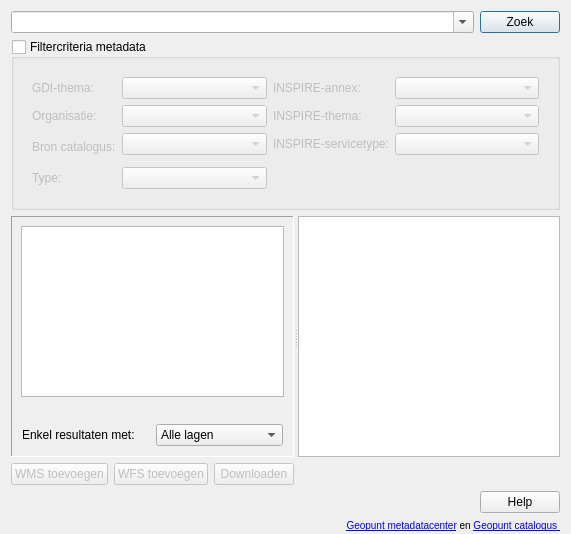
<?xml version="1.0" encoding="UTF-8"?>
<ui version="4.0">
 <class>geopunt4QgisDataCatalogDlg</class>
 <widget class="QDialog" name="geopunt4QgisDataCatalogDlg">
  <property name="geometry">
   <rect>
    <x>0</x>
    <y>0</y>
    <width>571</width>
    <height>534</height>
   </rect>
  </property>
  <property name="minimumSize">
   <size>
    <width>360</width>
    <height>400</height>
   </size>
  </property>
  <property name="windowTitle">
   <string>Geopunt-catalogus</string>
  </property>
  <property name="windowIcon">
   <iconset resource="resources.qrc">
    <normaloff>:/plugins/geopunt4Qgis/images/geopuntDataCatalogusSmall.png</normaloff>:/plugins/geopunt4Qgis/images/geopuntDataCatalogusSmall.png</iconset>
  </property>
  <layout class="QVBoxLayout" name="verticalLayout">
   <property name="bottomMargin">
    <number>2</number>
   </property>
   <item>
    <layout class="QHBoxLayout" name="horizontalLayout">
     <item>
      <widget class="QComboBox" name="zoekTxt">
       <property name="sizePolicy">
        <sizepolicy hsizetype="Expanding" vsizetype="Fixed">
         <horstretch>0</horstretch>
         <verstretch>0</verstretch>
        </sizepolicy>
       </property>
       <property name="editable">
        <bool>true</bool>
       </property>
      </widget>
     </item>
     <item>
      <widget class="QPushButton" name="zoekBtn">
       <property name="text">
        <string>Zoek</string>
       </property>
       <property name="icon">
        <iconset resource="resources.qrc">
         <normaloff>:/plugins/geopunt4Qgis/images/magnifyingGlass.png</normaloff>:/plugins/geopunt4Qgis/images/magnifyingGlass.png</iconset>
       </property>
       <property name="checkable">
        <bool>false</bool>
       </property>
       <property name="autoDefault">
        <bool>true</bool>
       </property>
       <property name="default">
        <bool>true</bool>
       </property>
       <property name="flat">
        <bool>false</bool>
       </property>
      </widget>
     </item>
    </layout>
   </item>
   <item>
    <widget class="QGroupBox" name="filterBox">
     <property name="title">
      <string>Filtercriteria metadata</string>
     </property>
     <property name="checkable">
      <bool>true</bool>
     </property>
     <property name="checked">
      <bool>false</bool>
     </property>
     <layout class="QVBoxLayout" name="verticalLayout_3">
      <item>
       <widget class="QWidget" name="filterWgt" native="true">
        <property name="sizePolicy">
         <sizepolicy hsizetype="Preferred" vsizetype="Minimum">
          <horstretch>0</horstretch>
          <verstretch>0</verstretch>
         </sizepolicy>
        </property>
        <layout class="QGridLayout" name="gridLayout">
         <item row="6" column="0" rowspan="2">
          <widget class="QLabel" name="bronLbl">
           <property name="sizePolicy">
            <sizepolicy hsizetype="Minimum" vsizetype="Minimum">
             <horstretch>0</horstretch>
             <verstretch>0</verstretch>
            </sizepolicy>
           </property>
           <property name="text">
            <string>Bron catalogus:</string>
           </property>
          </widget>
         </item>
         <item row="5" column="3">
          <widget class="QComboBox" name="INSPIREthemaCbx">
           <property name="sizePolicy">
            <sizepolicy hsizetype="Expanding" vsizetype="Fixed">
             <horstretch>0</horstretch>
             <verstretch>0</verstretch>
            </sizepolicy>
           </property>
           <property name="sizeIncrement">
            <size>
             <width>0</width>
             <height>0</height>
            </size>
           </property>
           <property name="sizeAdjustPolicy">
            <enum>QComboBox::AdjustToContents</enum>
           </property>
           <property name="frame">
            <bool>true</bool>
           </property>
          </widget>
         </item>
         <item row="4" column="1">
          <widget class="QComboBox" name="GDIThemaCbx">
           <property name="sizePolicy">
            <sizepolicy hsizetype="Expanding" vsizetype="Fixed">
             <horstretch>0</horstretch>
             <verstretch>0</verstretch>
            </sizepolicy>
           </property>
           <property name="sizeIncrement">
            <size>
             <width>0</width>
             <height>0</height>
            </size>
           </property>
           <property name="sizeAdjustPolicy">
            <enum>QComboBox::AdjustToContents</enum>
           </property>
           <property name="frame">
            <bool>true</bool>
           </property>
          </widget>
         </item>
         <item row="5" column="1">
          <widget class="QComboBox" name="organisatiesCbx">
           <property name="sizePolicy">
            <sizepolicy hsizetype="Expanding" vsizetype="Fixed">
             <horstretch>0</horstretch>
             <verstretch>0</verstretch>
            </sizepolicy>
           </property>
           <property name="sizeIncrement">
            <size>
             <width>0</width>
             <height>0</height>
            </size>
           </property>
           <property name="sizeAdjustPolicy">
            <enum>QComboBox::AdjustToContents</enum>
           </property>
           <property name="frame">
            <bool>true</bool>
           </property>
          </widget>
         </item>
         <item row="5" column="0">
          <widget class="QLabel" name="organisatiesLbl">
           <property name="sizePolicy">
            <sizepolicy hsizetype="Minimum" vsizetype="Minimum">
             <horstretch>0</horstretch>
             <verstretch>0</verstretch>
            </sizepolicy>
           </property>
           <property name="text">
            <string>Organisatie:</string>
           </property>
          </widget>
         </item>
         <item row="4" column="0">
          <widget class="QLabel" name="GDIthemalbl">
           <property name="sizePolicy">
            <sizepolicy hsizetype="Minimum" vsizetype="Minimum">
             <horstretch>0</horstretch>
             <verstretch>0</verstretch>
            </sizepolicy>
           </property>
           <property name="text">
            <string>GDI-thema: </string>
           </property>
          </widget>
         </item>
         <item row="6" column="1">
          <widget class="QComboBox" name="bronCbx">
           <property name="sizePolicy">
            <sizepolicy hsizetype="Expanding" vsizetype="Fixed">
             <horstretch>0</horstretch>
             <verstretch>0</verstretch>
            </sizepolicy>
           </property>
           <property name="sizeIncrement">
            <size>
             <width>0</width>
             <height>0</height>
            </size>
           </property>
           <property name="sizeAdjustPolicy">
            <enum>QComboBox::AdjustToContents</enum>
           </property>
           <property name="frame">
            <bool>true</bool>
           </property>
          </widget>
         </item>
         <item row="5" column="2">
          <widget class="QLabel" name="INSPIREthemaLbl">
           <property name="sizePolicy">
            <sizepolicy hsizetype="Minimum" vsizetype="Minimum">
             <horstretch>0</horstretch>
             <verstretch>0</verstretch>
            </sizepolicy>
           </property>
           <property name="text">
            <string>INSPIRE-thema:</string>
           </property>
          </widget>
         </item>
         <item row="4" column="2">
          <widget class="QLabel" name="INSPIREannexLbl">
           <property name="sizePolicy">
            <sizepolicy hsizetype="Minimum" vsizetype="Minimum">
             <horstretch>0</horstretch>
             <verstretch>0</verstretch>
            </sizepolicy>
           </property>
           <property name="text">
            <string>INSPIRE-annex:</string>
           </property>
          </widget>
         </item>
         <item row="4" column="3">
          <widget class="QComboBox" name="INSPIREannexCbx">
           <property name="sizePolicy">
            <sizepolicy hsizetype="Expanding" vsizetype="Fixed">
             <horstretch>0</horstretch>
             <verstretch>0</verstretch>
            </sizepolicy>
           </property>
           <property name="sizeIncrement">
            <size>
             <width>0</width>
             <height>0</height>
            </size>
           </property>
           <property name="sizeAdjustPolicy">
            <enum>QComboBox::AdjustToContents</enum>
           </property>
           <property name="frame">
            <bool>true</bool>
           </property>
          </widget>
         </item>
         <item row="6" column="2">
          <widget class="QLabel" name="INSPIREserviceLbl">
           <property name="sizePolicy">
            <sizepolicy hsizetype="Minimum" vsizetype="Minimum">
             <horstretch>0</horstretch>
             <verstretch>0</verstretch>
            </sizepolicy>
           </property>
           <property name="text">
            <string>INSPIRE-servicetype:</string>
           </property>
          </widget>
         </item>
         <item row="6" column="3">
          <widget class="QComboBox" name="INSPIREserviceCbx">
           <property name="sizePolicy">
            <sizepolicy hsizetype="Expanding" vsizetype="Fixed">
             <horstretch>0</horstretch>
             <verstretch>0</verstretch>
            </sizepolicy>
           </property>
           <property name="sizeIncrement">
            <size>
             <width>0</width>
             <height>0</height>
            </size>
           </property>
           <property name="sizeAdjustPolicy">
            <enum>QComboBox::AdjustToContents</enum>
           </property>
           <property name="frame">
            <bool>true</bool>
           </property>
          </widget>
         </item>
         <item row="8" column="1">
          <widget class="QComboBox" name="typeCbx">
           <property name="sizePolicy">
            <sizepolicy hsizetype="Expanding" vsizetype="Fixed">
             <horstretch>0</horstretch>
             <verstretch>0</verstretch>
            </sizepolicy>
           </property>
           <property name="sizeIncrement">
            <size>
             <width>0</width>
             <height>0</height>
            </size>
           </property>
           <property name="sizeAdjustPolicy">
            <enum>QComboBox::AdjustToContents</enum>
           </property>
           <property name="frame">
            <bool>true</bool>
           </property>
          </widget>
         </item>
         <item row="8" column="0">
          <widget class="QLabel" name="typeLbl">
           <property name="sizePolicy">
            <sizepolicy hsizetype="Minimum" vsizetype="Minimum">
             <horstretch>0</horstretch>
             <verstretch>0</verstretch>
            </sizepolicy>
           </property>
           <property name="text">
            <string>Type:</string>
           </property>
          </widget>
         </item>
        </layout>
       </widget>
      </item>
     </layout>
    </widget>
   </item>
   <item>
    <widget class="QSplitter" name="splitter">
     <property name="sizePolicy">
      <sizepolicy hsizetype="Expanding" vsizetype="Expanding">
       <horstretch>0</horstretch>
       <verstretch>0</verstretch>
      </sizepolicy>
     </property>
     <property name="orientation">
      <enum>Qt::Horizontal</enum>
     </property>
     <property name="childrenCollapsible">
      <bool>false</bool>
     </property>
     <widget class="QFrame" name="resultWgt">
      <property name="minimumSize">
       <size>
        <width>120</width>
        <height>0</height>
       </size>
      </property>
      <property name="baseSize">
       <size>
        <width>200</width>
        <height>0</height>
       </size>
      </property>
      <property name="frameShape">
       <enum>QFrame::Panel</enum>
      </property>
      <property name="frameShadow">
       <enum>QFrame::Sunken</enum>
      </property>
      <layout class="QVBoxLayout" name="verticalLayout_2">
       <item>
        <widget class="QListView" name="resultView">
         <property name="minimumSize">
          <size>
           <width>100</width>
           <height>0</height>
          </size>
         </property>
         <property name="contextMenuPolicy">
          <enum>Qt::ActionsContextMenu</enum>
         </property>
         <property name="editTriggers">
          <set>QAbstractItemView::NoEditTriggers</set>
         </property>
         <property name="alternatingRowColors">
          <bool>true</bool>
         </property>
         <property name="selectionMode">
          <enum>QAbstractItemView::SingleSelection</enum>
         </property>
         <property name="selectionBehavior">
          <enum>QAbstractItemView::SelectRows</enum>
         </property>
        </widget>
       </item>
       <item>
        <widget class="QLabel" name="countLbl">
         <property name="sizePolicy">
          <sizepolicy hsizetype="MinimumExpanding" vsizetype="Preferred">
           <horstretch>0</horstretch>
           <verstretch>0</verstretch>
          </sizepolicy>
         </property>
         <property name="text">
          <string/>
         </property>
         <property name="alignment">
          <set>Qt::AlignCenter</set>
         </property>
        </widget>
       </item>
       <item>
        <widget class="QFrame" name="modelFilter">
         <property name="frameShape">
          <enum>QFrame::NoFrame</enum>
         </property>
         <property name="frameShadow">
          <enum>QFrame::Sunken</enum>
         </property>
         <layout class="QHBoxLayout" name="horizontalLayout_6">
          <property name="leftMargin">
           <number>1</number>
          </property>
          <property name="topMargin">
           <number>1</number>
          </property>
          <property name="rightMargin">
           <number>1</number>
          </property>
          <property name="bottomMargin">
           <number>1</number>
          </property>
          <item>
           <widget class="QLabel" name="label">
            <property name="text">
             <string>Enkel resultaten met:</string>
            </property>
           </widget>
          </item>
          <item>
           <widget class="QComboBox" name="modelFilterCbx">
            <item>
             <property name="text">
              <string>Alle lagen</string>
             </property>
            </item>
            <item>
             <property name="text">
              <string>WMS</string>
             </property>
            </item>
            <item>
             <property name="text">
              <string>WFS</string>
             </property>
            </item>
            <item>
             <property name="text">
              <string>Download</string>
             </property>
            </item>
           </widget>
          </item>
         </layout>
        </widget>
       </item>
      </layout>
     </widget>
     <widget class="QTextBrowser" name="descriptionText">
      <property name="frameShape">
       <enum>QFrame::StyledPanel</enum>
      </property>
      <property name="frameShadow">
       <enum>QFrame::Sunken</enum>
      </property>
      <property name="openExternalLinks">
       <bool>true</bool>
      </property>
     </widget>
    </widget>
   </item>
   <item>
    <layout class="QHBoxLayout" name="horizontalLayout_2">
     <item>
      <widget class="QPushButton" name="addWMSbtn">
       <property name="enabled">
        <bool>false</bool>
       </property>
       <property name="minimumSize">
        <size>
         <width>0</width>
         <height>0</height>
        </size>
       </property>
       <property name="text">
        <string>WMS toevoegen</string>
       </property>
       <property name="icon">
        <iconset resource="resources.qrc">
         <normaloff>:/plugins/geopunt4Qgis/images/Wms.png</normaloff>:/plugins/geopunt4Qgis/images/Wms.png</iconset>
       </property>
       <property name="autoDefault">
        <bool>false</bool>
       </property>
      </widget>
     </item>
     <item>
      <widget class="QPushButton" name="addWFSbtn">
       <property name="enabled">
        <bool>false</bool>
       </property>
       <property name="text">
        <string>WFS toevoegen</string>
       </property>
       <property name="icon">
        <iconset resource="resources.qrc">
         <normaloff>:/plugins/geopunt4Qgis/images/Wfs.png</normaloff>:/plugins/geopunt4Qgis/images/Wfs.png</iconset>
       </property>
       <property name="autoDefault">
        <bool>false</bool>
       </property>
      </widget>
     </item>
     <item>
      <widget class="QPushButton" name="DLbtn">
       <property name="enabled">
        <bool>false</bool>
       </property>
       <property name="text">
        <string>Downloaden</string>
       </property>
       <property name="icon">
        <iconset resource="resources.qrc">
         <normaloff>:/plugins/geopunt4Qgis/images/zip.png</normaloff>:/plugins/geopunt4Qgis/images/zip.png</iconset>
       </property>
       <property name="autoDefault">
        <bool>false</bool>
       </property>
      </widget>
     </item>
     <item>
      <spacer name="horizontalSpacer">
       <property name="orientation">
        <enum>Qt::Horizontal</enum>
       </property>
       <property name="sizeHint" stdset="0">
        <size>
         <width>40</width>
         <height>20</height>
        </size>
       </property>
      </spacer>
     </item>
    </layout>
   </item>
   <item>
    <layout class="QHBoxLayout" name="horizontalLayout_4">
     <item>
      <spacer name="horizontalSpacer_2">
       <property name="orientation">
        <enum>Qt::Horizontal</enum>
       </property>
       <property name="sizeHint" stdset="0">
        <size>
         <width>40</width>
         <height>20</height>
        </size>
       </property>
      </spacer>
     </item>
     <item>
      <widget class="QDialogButtonBox" name="buttonBox">
       <property name="sizePolicy">
        <sizepolicy hsizetype="Fixed" vsizetype="Fixed">
         <horstretch>0</horstretch>
         <verstretch>0</verstretch>
        </sizepolicy>
       </property>
       <property name="orientation">
        <enum>Qt::Horizontal</enum>
       </property>
       <property name="standardButtons">
        <set>QDialogButtonBox::Help</set>
       </property>
      </widget>
     </item>
    </layout>
   </item>
   <item>
    <widget class="QLabel" name="msgLbl">
     <property name="sizePolicy">
      <sizepolicy hsizetype="MinimumExpanding" vsizetype="Preferred">
       <horstretch>0</horstretch>
       <verstretch>0</verstretch>
      </sizepolicy>
     </property>
     <property name="text">
      <string>&lt;html&gt;&lt;head/&gt;
&lt;body&gt;
&lt;span style=&quot; font-size:small;&quot;&gt;
&lt;a href=&quot;https://metadata.geopunt.be&quot;&gt;
Geopunt metadatacenter&lt;/a&gt; en 
&lt;a href=&quot;http://www.geopunt.be/catalogus&quot;&gt;Geopunt catalogus &lt;/a&gt; 
&lt;/span&gt;
&lt;/body&gt;&lt;/html&gt;</string>
     </property>
     <property name="alignment">
      <set>Qt::AlignBottom|Qt::AlignRight|Qt::AlignTrailing</set>
     </property>
     <property name="openExternalLinks">
      <bool>true</bool>
     </property>
     <property name="textInteractionFlags">
      <set>Qt::LinksAccessibleByKeyboard|Qt::LinksAccessibleByMouse</set>
     </property>
    </widget>
   </item>
  </layout>
  <action name="addWMSaction">
   <property name="text">
    <string>WMS toevoegen</string>
   </property>
  </action>
  <action name="Download_action">
   <property name="text">
    <string>Downloadpagina openen</string>
   </property>
  </action>
  <action name="addWFSaction">
   <property name="text">
    <string>WFS toevoegen</string>
   </property>
  </action>
 </widget>
 <resources>
  <include location="resources.qrc"/>
 </resources>
 <connections>
  <connection>
   <sender>buttonBox</sender>
   <signal>accepted()</signal>
   <receiver>geopunt4QgisDataCatalogDlg</receiver>
   <slot>accept()</slot>
   <hints>
    <hint type="sourcelabel">
     <x>531</x>
     <y>394</y>
    </hint>
    <hint type="destinationlabel">
     <x>157</x>
     <y>274</y>
    </hint>
   </hints>
  </connection>
  <connection>
   <sender>buttonBox</sender>
   <signal>rejected()</signal>
   <receiver>geopunt4QgisDataCatalogDlg</receiver>
   <slot>reject()</slot>
   <hints>
    <hint type="sourcelabel">
     <x>531</x>
     <y>394</y>
    </hint>
    <hint type="destinationlabel">
     <x>286</x>
     <y>274</y>
    </hint>
   </hints>
  </connection>
  <connection>
   <sender>filterBox</sender>
   <signal>toggled(bool)</signal>
   <receiver>filterWgt</receiver>
   <slot>setVisible(bool)</slot>
   <hints>
    <hint type="sourcelabel">
     <x>385</x>
     <y>48</y>
    </hint>
    <hint type="destinationlabel">
     <x>405</x>
     <y>82</y>
    </hint>
   </hints>
  </connection>
 </connections>
</ui>
